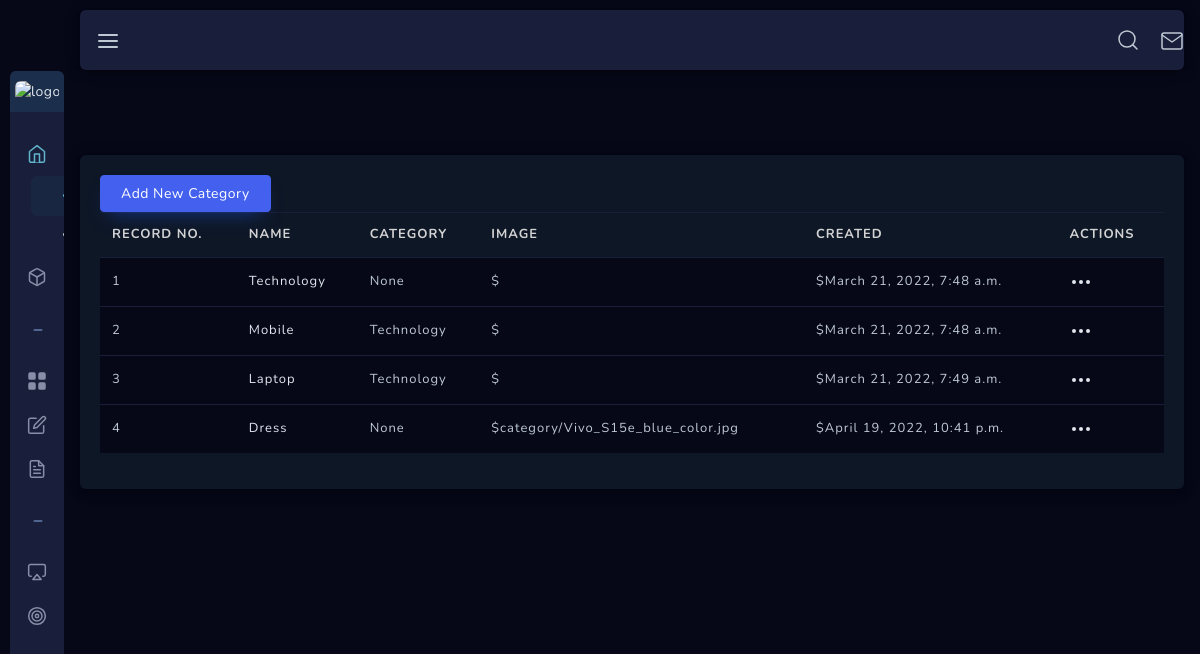
Page /dashboard/category/ (signed in) on the committed database.
### Shop/models.py (models this page shows)
class Category(models.Model):
    category_name = models.CharField(max_length=80, blank=False, null=False)
    category_image = models.ImageField(upload_to='category', blank=True, null=True)
    category_parent = models.ForeignKey('self', related_name='category_children', on_delete=models.CASCADE, blank=True, null=True)
    category_created = models.DateTimeField(auto_now_add=True)
    def __str__(self):
        return self.category_name
    class Meta:
        ordering = ['-category_name']
        verbose_name_plural = 'Categories'

### dashboard/views.py (the view)
# urls.py: path('category/', views.CategoryList.as_view(), name = 'category_list'),
class CategoryList(ListView):
    model = Category
    template_name = 'dashboard/category_list.html'
    context_object_name = 'categories'

### templates/dashboard/category_list.html (shortened to what this page needs)
{% extends 'dashboard/base.html' %}
{% block body %}
    <div class="main-container sidebar-closed sbar-open" id="container">
        {% include 'dashboard/sidebar.html' %}
        <div id="content" class="main-content">
            <div class="layout-px-spacing">
                <div class="row" id="cancel-row">
                    <div class="col-xl-12 col-lg-12 col-sm-12 layout-top-spacing layout-spacing">
                        <div class="widget-content widget-content-area br-6">
                            <a class="btn btn-primary" href={% url 'dashboard:add_new_category' %}>Add New Category</a>
                            <table id="invoice-list" class="table table-hover" style="width:100%">
                                <thead>
                                    <tr>
                                        <th class="checkbox-column"> Record no. </th>
                                        <th>Name</th>
                                        <th>Category</th>
                                        <th>Image</th>
                                        <th>Created</th>
                                        <th>Actions</th>
                                    </tr>
                                </thead>
                                <tbody>
                                {% for category in categories %}
                                    <tr>
                                        <td class="checkbox-column"> {{category.id}} </td>
                                        <td>
                                            <div class="d-flex">
                                                <p class="align-self-center mb-0 user-name"> {{category.category_name}} </p>
                                            </div>
                                        </td>
                                        <td><span class="inv-email"> {{category.category_parent}}</span></td>
                                        <td><span class="inv-date"> ${{category.category_image}} </span></td>
                                        <td><span class="inv-amount">${{category.category_created}}</span></td>
                                        <td>
                                            <div class="dropdown">
                                                <a class="dropdown-toggle" href="#" role="button" id="dropdownMenuLink2" data-toggle="dropdown" aria-haspopup="true" aria-expanded="true">
                                                </a>
                                            </div>
                                        </td>
                                    </tr>
                                {% endfor %}
                                </tbody>
                            </table>
                        </div>
                    </div>
                </div>
            </div>
        </div>
    </div>
{% endblock body %}

### static_root/user_profile/assets/css/dashboard/dash_1.css (style rules this page uses)
.layout-spacing { padding-bottom: 25px; }

### static_root/user_profile/assets/css/users/user-profile.css (style rules this page uses)
.widget-content-area { -webkit-box-shadow: 0 6px 10px 0 rgba(0, 0, 0, 0.14), 0 1px 18px 0 rgba(0, 0, 0, 0.12), 0 3px 5px -1px rgba(0, 0, 0, 0.2); -moz-box-shadow: 0 6px 10px 0 rgba(0, 0, 0, 0.14), 0 1px 18px 0 rgba(0, 0, 0, 0.12), 0 3px 5px -1px rgba(0, 0, 0, 0.2); box-shadow: 0 6px 10px 0 rgba(0, 0, 0, 0.14), 0 1px 18px 0 rgba(0, 0, 0, 0.12), 0 3px 5px -1px rgba(0, 0, 0, 0.2); }
.layout-spacing { padding-bottom: 25px; }

### static_root/user_profile/assets/css/users/account-setting.css (style rules this page uses)
.layout-spacing { padding-bottom: 25px; }

### static_root/user_profile/assets/css/main.css (style rules this page uses)
html { min-height: 100%; }
body { color: #888ea8; height: 100%; font-size: 0.875rem; background: #f1f2f3; overflow-x: hidden; overflow-y: auto; letter-spacing: 0.0312rem; font-family: 'Nunito', sans-serif; }
p { margin-top: 0; margin-bottom: 0.625rem; color: #515365; }
a { color: #e0e6ed; outline: none; }
.dropdown-toggle:after, .dropup .dropdown-toggle::after, .dropright .dropdown-toggle::after, .dropleft .dropdown-toggle::before { display: none; }
.btn { padding: 0.4375rem 1.25rem; text-shadow: none; font-size: 14px; color: #3b3f5c; font-weight: normal; white-space: normal; word-wrap: break-word; transition: .2s ease-out; touch-action: manipulation; cursor: pointer; background-color: #f1f2f3; box-shadow: 0px 5px 20px 0 rgba(0, 0, 0, 0.1); will-change: opacity, transform; transition: all 0.3s ease-out; -webkit-transition: all 0.3s ease-out; }
.btn-primary { color: #fff !important; background-color: #4361ee !important; border-color: #4361ee; box-shadow: 0 10px 20px -10px rgba(27, 85, 226, 0.59); }
.table > tbody > tr > td { vertical-align: middle; color: #515365; font-size: 13px; letter-spacing: 1px; }
.table > thead > tr > th { color: #4361ee; font-weight: 700; font-size: 13px; letter-spacing: 1px; text-transform: uppercase; }
.table thead th { vertical-align: bottom; border-bottom: none; }
.table { background-color: #0e1726; }
.table > thead > tr > th { color: #d3d3d3; }
.table > tbody > tr > td { color: #bfc9d4; }
.table.table-hover tbody tr { background-color: #060818; }
.table td, .table th, .table thead th { border-color: #191e3a !important; }
.br-6 { border-radius: 6px !important; }

### static_root/user_profile/assets/css/structure.css (style rules this page uses)
html { min-height: 100%; }
body { color: #888ea8; height: 100%; font-size: 0.875rem; background: #060818; overflow-x: hidden; overflow-y: auto; letter-spacing: 0.0312rem; font-family: 'Nunito', sans-serif; }
p { margin-top: 0; margin-bottom: 0.625rem; color: #e0e6ed; }
.main-container { min-height: 100vh; display: -webkit-box; display: -ms-flexbox; display: flex; -webkit-box-orient: horizontal; -webkit-box-direction: normal; -ms-flex-direction: row; flex-direction: row; -ms-flex-wrap: wrap; flex-wrap: wrap; -webkit-box-pack: start; -ms-flex-pack: start; justify-content: flex-start; padding: 10px 0 0 10px; }
#content { width: 50%; flex-grow: 8; margin-top: 59px; margin-bottom: 0; margin-left: 255px; }
.layout-top-spacing { margin-top: 25px; }
.layout-spacing { padding-bottom: 40px; }
.layout-px-spacing { padding: 0 16px !important; }
.widget-content-area { padding: 20px; position: relative; background-color: #0e1726; border-bottom-left-radius: 6px; border-bottom-right-radius: 6px; }
.sidebar-closed > #content { margin-left: 54px; }

### rows in the picture
Category: id "1", category_name "Technology", category_parent "None", category_created "March 21, 2022, 7:48 a.m."
Category: id "2", category_name "Mobile", category_parent "Technology", category_created "March 21, 2022, 7:48 a.m."
Category: id "3", category_name "Laptop", category_parent "Technology", category_created "March 21, 2022, 7:49 a.m."
Category: id "4", category_name "Dress", category_parent "None", category_image "category/Vivo_S15e_blue_color.jpg", category_created "April 19, 2022, 10:41 p.m."
